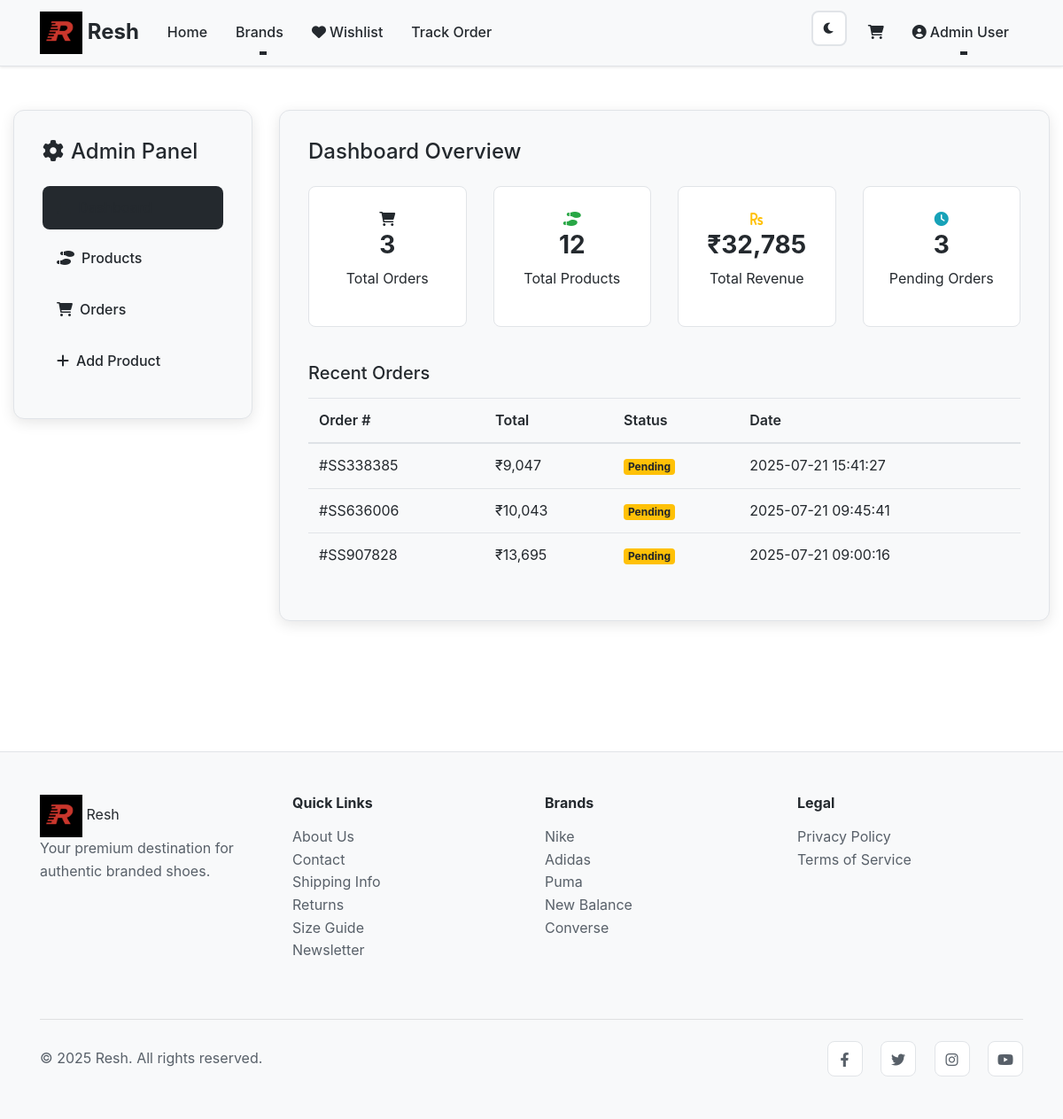
Page /admin (signed in) on the earlier database version.
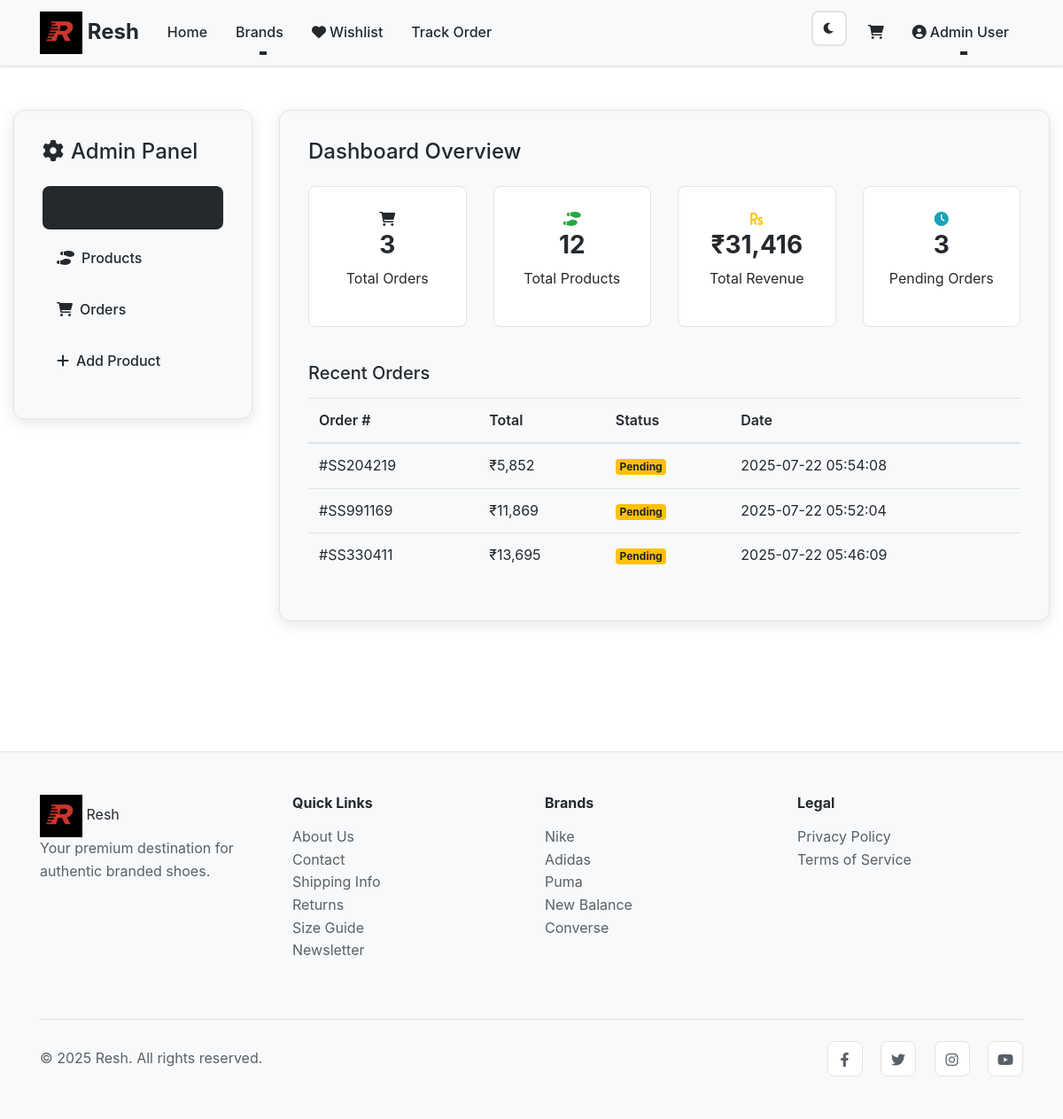
Same page on the later database version.
### tables this page shows
CREATE TABLE users
                 (
                     id
                     INTEGER
                     PRIMARY
                     KEY
                     AUTOINCREMENT,
                     name
                     TEXT
                     NOT
                     NULL,
                     email
                     TEXT
                     UNIQUE
                     NOT
                     NULL,
                     password_hash
                     TEXT
                     NOT
                     NULL,
                     is_admin
                     BOOLEAN
                     DEFAULT
                     FALSE,
                     created_at
                     TIMESTAMP
                     DEFAULT
                     CURRENT_TIMESTAMP
                 );

CREATE TABLE orders
    (
        id
        INTEGER
        PRIMARY
        KEY
        AUTOINCREMENT,
        user_id
        INTEGER,
        order_number
        TEXT
        UNIQUE
        NOT
        NULL,
        items
        TEXT
        NOT
        NULL,
        total
        REAL
        NOT
        NULL,
        status
        TEXT
        DEFAULT
        'pending',
        billing_info
        TEXT,
        created_at
        TIMESTAMP
        DEFAULT
        CURRENT_TIMESTAMP,
        FOREIGN
        KEY
                 (
        user_id
                 ) REFERENCES users
                 (
                     id
                 ));

### app.py (the view)
@app.route('/admin')
@admin_required
def admin():
    conn = sqlite3.connect('ecommerce.db')
    conn.row_factory = sqlite3.Row
    c = conn.cursor()
    c.execute("SELECT * FROM orders ORDER BY created_at DESC")
    orders = c.fetchall()
    total_revenue = sum(order['total'] for order in orders if order['total'])
    pending_orders = sum(1 for order in orders if order['status'] == 'pending')
    conn.close()
    return render_template(
        'admin.html',
        orders=orders,
        products=products_data,  # Ensure this is globally defined or imported
        total_revenue=total_revenue,
        pending_orders=pending_orders
    )

### templates/admin.html (shortened to what this page needs)
{% extends "base.html" %}
{% block content %}
<div class="container-fluid py-5">
    <div class="row">
        <div class="col-lg-3 mb-4">
            <div class="admin-sidebar">
                <h4 class="mb-4">
                    <i class="fas fa-cog text-accent mr-2"></i>Admin Panel
                </h4>
                <ul class="nav nav-pills flex-column admin-nav" id="adminTabs" role="tablist">
                    <li class="nav-item">
                        <a class="nav-link active" id="dashboard-tab" data-toggle="pill" href="#dashboard" role="tab">
                            <i class="fas fa-chart-bar mr-2"></i>Dashboard
                        </a>
                    </li>
                    <li class="nav-item">
                        <a class="nav-link" id="products-tab" data-toggle="pill" href="#products" role="tab">
                            <i class="fas fa-shoe-prints mr-2"></i>Products
                        </a>
                    </li>
                    <li class="nav-item">
                        <a class="nav-link" id="orders-tab" data-toggle="pill" href="#orders" role="tab">
                            <i class="fas fa-shopping-cart mr-2"></i>Orders
                        </a>
                    </li>
                    <li class="nav-item">
                        <a class="nav-link" id="add-product-tab" data-toggle="pill" href="#add-product" role="tab">
                            <i class="fas fa-plus mr-2"></i>Add Product
                        </a>
                    </li>
                </ul>
            </div>
        </div>
        <div class="col-lg-9">
            <div class="tab-content admin-content" id="adminTabsContent">
                <div class="tab-pane fade show active" id="dashboard" role="tabpanel">
                    <div class="admin-section">
                        <h4 class="mb-4">Dashboard Overview</h4>
                        <div class="row mb-4">
                            <div class="col-md-3 mb-3">
                                <div class="stat-card">
                                    <div class="stat-icon">
                                        <i class="fas fa-shopping-cart text-accent"></i>
                                    </div>
                                    <div class="stat-info">
                                        <h3>{{ orders|length }}</h3>
                                        <p>Total Orders</p>
                                    </div>
                                </div>
                            </div>
                            <div class="col-md-3 mb-3">
                                <div class="stat-card">
                                    <div class="stat-icon">
                                        <i class="fas fa-shoe-prints text-success"></i>
                                    </div>
                                    <div class="stat-info">
                                        <h3>{{ products.values() | map('length') | sum }}</h3>
                                        <p>Total Products</p>
                                    </div>
                                </div>
                            </div>
                            <div class="col-md-3 mb-3">
                                <div class="stat-card">
                                    <div class="stat-icon">
                                        <i class="fas fa-rupee-sign text-warning"></i>
                                    </div>
                                    <div class="stat-info">
                                        <h3>₹{{ "{:,.0f}".format(total_revenue) }}</h3>
                                        <p>Total Revenue</p>
                                    </div>
                                </div>
                            </div>
                            <div class="col-md-3 mb-3">
                                <div class="stat-card">
                                    <div class="stat-icon">
                                        <i class="fas fa-clock text-info"></i>
                                    </div>
                                    <div class="stat-info">
                                        <h3>{{ pending_orders }}</h3>
                                        <p>Pending Orders</p>
                                    </div>
                                </div>
                            </div>
                        </div>
                        <div class="recent-activity">
                            <h5 class="mb-3">Recent Orders</h5>
                            <div class="table-responsive">
                                <table class="table table-hover">
                                    <thead>
                                        <tr>
                                            <th>Order #</th>
                                            <th>Total</th>
                                            <th>Status</th>
                                            <th>Date</th>
                                        </tr>
                                    </thead>
                                    <tbody>
                                        {% for order in orders[:5] %}
                                        <tr>
                                            <td>#{{ order[2] }}</td>
                                            <td>₹{{ "{:,.0f}".format(order[4]|float) }}</td>
                                            <td>
                                                <span class="badge badge-{% if order[5] == 'completed' %}success{% elif order[5] == 'pending' %}warning{% else %}info{% endif %}">
                                                    {{ order[5]|title }}
                                                </span>
                                            </td>
                                            <td>{{ order[7] }}</td>
                                        </tr>
                                        {% endfor %}
                                    </tbody>
                                </table>
                            </div>
                        </div>
                    </div>
                </div>
            </div>
        </div>
    </div>
</div>
{% endblock %}

### templates/base.html (shortened to what this page needs)
<!DOCTYPE html>
<html lang="en">
<head>
    <link href="https://stackpath.bootstrapcdn.com/bootstrap/4.5.2/css/bootstrap.min.css" rel="stylesheet">
    <link href="https://cdnjs.cloudflare.com/ajax/libs/font-awesome/6.0.0/css/all.min.css" rel="stylesheet">
    <link href="{{ url_for('static', filename='css/style.css') }}" rel="stylesheet">
</head>
<body>
    <nav class="navbar navbar-expand-lg navbar-light bg-surface fixed-top">
        <div class="container">
            <a class="navbar-brand font-weight-bold flex items-center space-x-2" href="{{ url_for('index') }}">
                <img src="{{ url_for('static', filename='/images/resh.jpg') }}" alt="Resh Logo"
                     class="logo"  />
                <span class="text-accent">Resh</span>
            </a>
            <div class="collapse navbar-collapse" id="navbarNav">
                <ul class="navbar-nav mr-auto">
                    <li class="nav-item">
                        <a class="nav-link" href="{{ url_for('index') }}">Home</a>
                    </li>
                    <li class="nav-item dropdown">
                        <a class="nav-link dropdown-toggle" href="#" id="brandsDropdown" role="button" data-toggle="dropdown">
                            Brands
                        </a>
                    </li>
                    <li class="nav-item">
                        <a class="nav-link" href="{{ url_for('wishlist') }}">
                            <i class="fas fa-heart mr-1"></i>Wishlist
                        </a>
                    </li>
                    <li class="nav-item">
                        <a class="nav-link" href="{{ url_for('track_order') }}">Track Order</a>
                    </li>
                </ul>
                <ul class="navbar-nav">
                    <li class="nav-item">
                        <button id="themeToggle" class="btn btn-outline-secondary btn-sm mr-2">
                            <i class="fas fa-moon" id="themeIcon"></i>
                        </button>
                    </li>
                    <li class="nav-item">
                        <a class="nav-link" href="{{ url_for('cart') }}">
                            <i class="fas fa-shopping-cart"></i>
                        </a>
                    </li>
                    {% if session.user_id %}
                    <li class="nav-item dropdown">
                        <a class="nav-link dropdown-toggle" href="#" id="userDropdown" role="button" data-toggle="dropdown">
                            <i class="fas fa-user-circle mr-1"></i>{{ session.user_name }}
                        </a>
                    </li>
                    {% endif %}
                </ul>
            </div>
        </div>
    </nav>
    <main class="main-content">
        {% block content %}{% endblock %}
    </main>
    <footer class="bg-surface border-top mt-5">
        <div class="container py-5">
            <div class="row">
                <div class="col-md-3 mb-4">
                    <img src="{{ url_for('static', filename='/images/resh.jpg') }}" alt="Resh Logo"
                     class="logo"  />
                    <span class="text-accent">Resh</span>
                    <p class="text-secondary">Your premium destination for authentic branded shoes.</p>
                </div>
                <div class="col-md-3 mb-4">
                    <h6 class="font-weight-bold mb-3">Quick Links</h6>
                    <ul class="list-unstyled">
                        <li><a href="{{ url_for('about') }}" class="text-secondary">About Us</a></li>
                        <li><a href="{{ url_for('contact') }}" class="text-secondary">Contact</a></li>
                        <li><a href="{{ url_for('shipping') }}" class="text-secondary">Shipping Info</a></li>
                        <li><a href="{{ url_for('returns') }}" class="text-secondary">Returns</a></li>
                        <li><a href="{{ url_for('size_guide') }}" class="text-secondary">Size Guide</a></li>
                        <li><a href="{{ url_for('newsletter') }}" class="text-secondary">Newsletter</a></li>
                    </ul>
                </div>
                <div class="col-md-3 mb-4">
                    <h6 class="font-weight-bold mb-3">Brands</h6>
                    <ul class="list-unstyled">
                        <li><a href="{{ url_for('nike') }}" class="text-secondary">Nike</a></li>
                        <li><a href="{{ url_for('adidas') }}" class="text-secondary">Adidas</a></li>
                        <li><a href="{{ url_for('puma') }}" class="text-secondary">Puma</a></li>
                        <li><a href="{{ url_for('newbalance') }}" class="text-secondary">New Balance</a></li>
                        <li><a href="{{ url_for('converse') }}" class="text-secondary">Converse</a></li>
                    </ul>
                </div>
                <div class="col-md-3 mb-4">
                    <h6 class="font-weight-bold mb-3">Legal</h6>
                    <ul class="list-unstyled">
                        <li><a href="{{ url_for('privacy') }}" class="text-secondary">Privacy Policy</a></li>
                        <li><a href="{{ url_for('terms') }}" class="text-secondary">Terms of Service</a></li>
                    </ul>
                </div>
            </div>
            <hr class="my-4">
            <div class="row align-items-center">
                <div class="col-md-6">
                    <p class="text-secondary mb-0">&copy; 2025 Resh. All rights reserved.</p>
                </div>
                <div class="col-md-6 text-md-right">
                    <div class="social-links">
                        <a href="#" class="text-secondary mr-3"><i class="fab fa-facebook-f"></i></a>
                        <a href="#" class="text-secondary mr-3"><i class="fab fa-twitter"></i></a>
                        <a href="#" class="text-secondary mr-3"><i class="fab fa-instagram"></i></a>
                        <a href="#" class="text-secondary"><i class="fab fa-youtube"></i></a>
                    </div>
                </div>
            </div>
        </div>
    </footer>
</body>
</html>

Differences in the rows shown:
removed orders: order_number "SS338385", total "9,047", status "Pending", created_at "2025-07-21 15:41:27"
removed orders: order_number "SS636006", total "10,043", status "Pending", created_at "2025-07-21 09:45:41"
removed orders: order_number "SS907828", total "13,695", status "Pending", created_at "2025-07-21 09:00:16"
added orders: order_number "SS204219", total "5,852", status "Pending", created_at "2025-07-22 05:54:08"
added orders: order_number "SS991169", total "11,869", status "Pending", created_at "2025-07-22 05:52:04"
added orders: order_number "SS330411", total "13,695", status "Pending", created_at "2025-07-22 05:46:09"
Other differences:
{{ "{:,.0f}".format(total_revenue) }}: "32,785" → "31,416"
